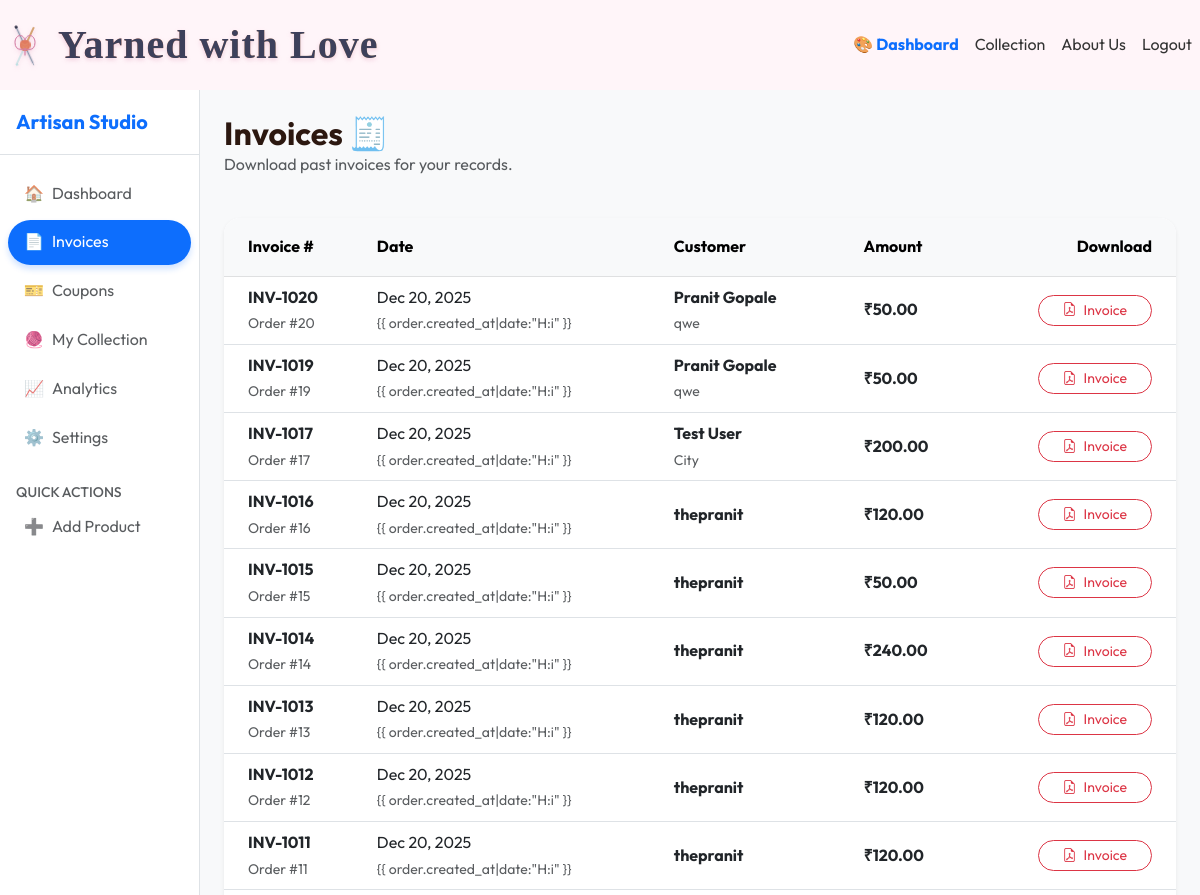
The page /artisan/invoices/ (signed in, upper part) on the database as committed earlier.
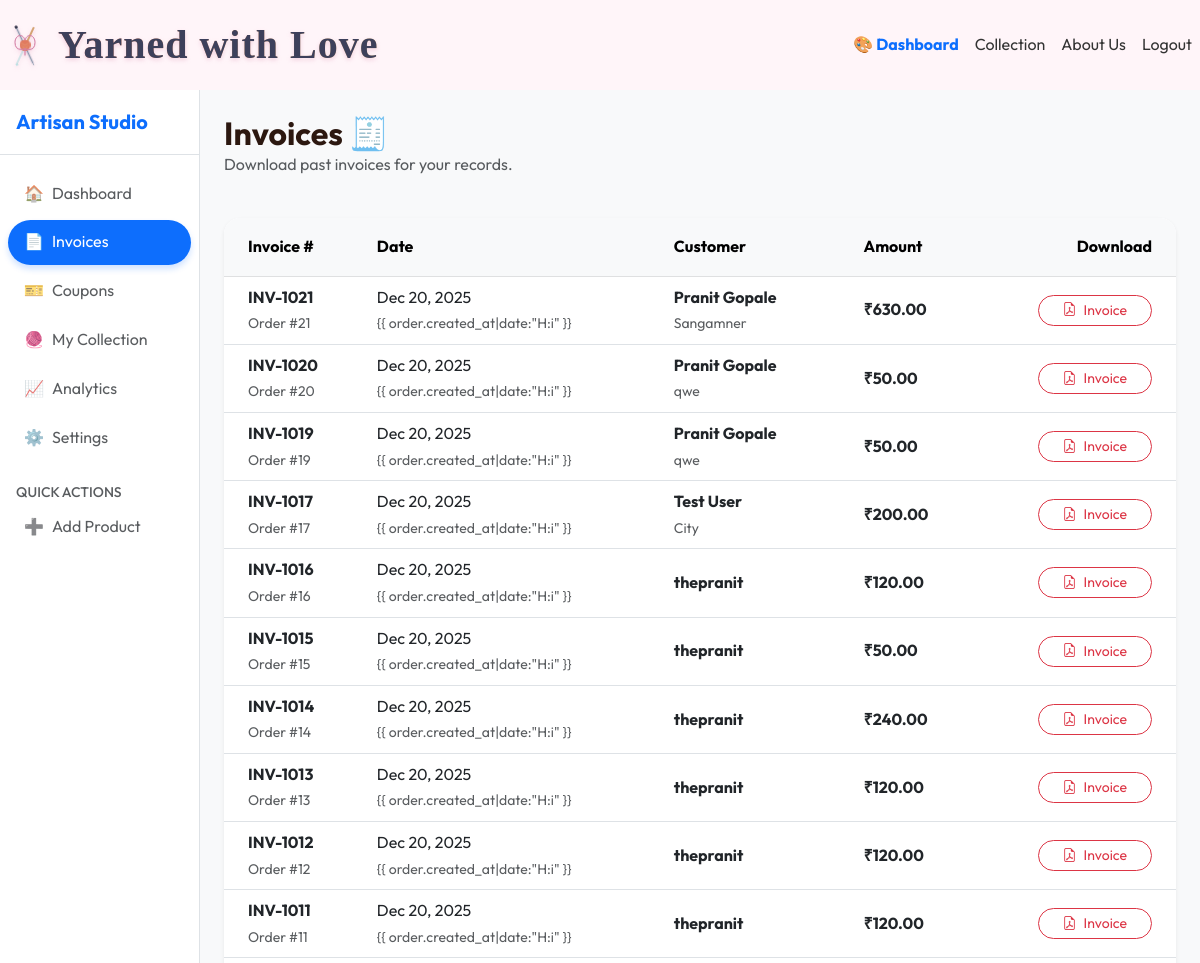
The same page on the database as committed later.
### store/models.py (models this page shows, shortened)
class Order(models.Model):
    STATUS_CHOICES = [
        ('PENDING', 'Pending'),
        ('IN_PROGRESS', 'In Progress'),
        ('FINISHING', 'Finishing Touches'),
        ('READY', 'Ready for Shipping'),
        ('SHIPPED', 'Shipped'),
        ('COMPLETED', 'Completed'),
        ('CANCELLED', 'Cancelled'),
    ]
    customer = models.ForeignKey(settings.AUTH_USER_MODEL, on_delete=models.CASCADE, related_name='orders')
    full_name = models.CharField(max_length=100, blank=True)
    email = models.EmailField(blank=True)
    phone_number = models.CharField(max_length=15, blank=True)
    shipping_address = models.TextField(blank=True)
    landmark = models.CharField(max_length=200, blank=True, help_text="Nearby landmark (Optional)")
    city = models.CharField(max_length=100, blank=True)
    state = models.CharField(max_length=100, blank=True)
    zip_code = models.CharField(max_length=20, blank=True)
    status = models.CharField(max_length=20, choices=STATUS_CHOICES, default='PENDING')
    customization_notes = models.TextField(blank=True, help_text="Special requests from the customer")
    created_at = models.DateTimeField(auto_now_add=True)
    updated_at = models.DateTimeField(auto_now=True)
    tracking_id = models.UUIDField(default=uuid.uuid4, editable=False, unique=True)
    coupon = models.ForeignKey('Coupon', on_delete=models.SET_NULL, null=True, blank=True)
    discount_amount = models.DecimalField(max_digits=10, decimal_places=2, default=0.00)
    class Meta:
        ordering = ['-created_at']
        indexes = [
            models.Index(fields=['customer', '-created_at']),
            models.Index(fields=['tracking_id']),
            models.Index(fields=['status']),
        ]
    def get_total_price(self):
        total = sum(item.price_at_purchase * item.quantity for item in self.items.all())
        return total - self.discount_amount

class OrderItem(models.Model):
    order = models.ForeignKey(Order, on_delete=models.CASCADE, related_name='items')
    product = models.ForeignKey(Product, on_delete=models.PROTECT) # Don't delete order history if product is deleted
    quantity = models.PositiveIntegerField(default=1, validators=[MinValueValidator(1)])
    price_at_purchase = models.DecimalField(max_digits=10, decimal_places=2, validators=[MinValueValidator(0.01)], help_text="Price of the product at the time of purchase")
    class Meta:
        unique_together = ['order', 'product']
        indexes = [
            models.Index(fields=['order']),
        ]

### users/models.py (models this page shows, shortened)
class CustomUser(AbstractUser):
    is_artisan = models.BooleanField(default=False, help_text="Designates whether this user is an artisan/maker.")
    bio = models.TextField(blank=True, help_text="Short bio for the artisan.")
    profile_image = models.ImageField(upload_to='profiles/', blank=True, null=True)
    vacation_mode = models.BooleanField(default=False, help_text="Temporarily disable products from showing in the marketplace.")
    class Meta:
        indexes = [
            models.Index(fields=['is_artisan']),
        ]
    def get_display_name(self):
        if self.first_name and self.last_name:
            return f"{self.first_name} {self.last_name}"
        return self.username

### store/views.py (the view)
# urls.py: path('artisan/invoices/', views.artisan_invoices, name='artisan_invoices'),
@login_required
@user_passes_test(lambda u: u.is_artisan)
def artisan_invoices(request):
    orders = Order.objects.filter(items__product__artisan=request.user).distinct().order_by('-created_at')
    return render(request, 'store/artisan_invoices.html', {'orders': orders})

### templates/store/artisan_invoices.html (shortened to what this page needs)
{% extends 'store/artisan_base.html' %}
{% load static %}
{% block artisan_content %}
<div class="d-flex justify-content-between align-items-center mb-4">
    <div>
        <h2 class="fw-bold mb-0">Invoices 🧾</h2>
        <p class="text-muted">Download past invoices for your records.</p>
    </div>
</div>
<div class="card border-0 shadow-sm rounded-4 overflow-hidden">
    <div class="table-responsive">
        <table class="table table-hover align-middle mb-0">
            <thead class="table-light">
                <tr>
                    <th class="ps-4 py-3">Invoice #</th>
                    <th class="py-3">Date</th>
                    <th class="py-3">Customer</th>
                    <th class="py-3">Amount</th>
                    <th class="py-3 text-end pe-4">Download</th>
                </tr>
            </thead>
            <tbody>
                {% for order in orders %}
                <tr>
                    <td class="ps-4">
                        <div class="fw-bold text-dark">INV-{{ order.id|add:1000 }}</div>
                        <small class="text-muted">Order #{{ order.id }}</small>
                    </td>
                    <td>{{ order.created_at|date:"M d, Y" }}<br><small class="text-muted">{{ order.created_at|date:"H:i"
                            }}</small></td>
                    <td>
                        <div class="fw-bold">{{ order.full_name|default:order.customer.get_display_name }}</div>
                        {% if order.city %}<small class="text-muted">{{ order.city }}</small>{% endif %}
                    </td>
                    <td class="fw-bold">₹{{ order.get_total_price }}</td>
                    <td class="text-end pe-4">
                        <a href="{% url 'download_invoice' order.pk %}" target="_blank"
                            class="btn btn-sm btn-outline-danger rounded-pill px-4">
                            <i class="bi bi-file-earmark-pdf me-1"></i> Invoice
                        </a>
                    </td>
                </tr>
                {% endfor %}
            </tbody>
        </table>
    </div>
</div>
{% endblock %}

Rows that differ between the two databases and show on the page:
added Order: id|add "1021", id "21", created_at "Dec 20, 2025", full_name "Pranit Gopale", city "Sangamner", get_total_price "630.00"
